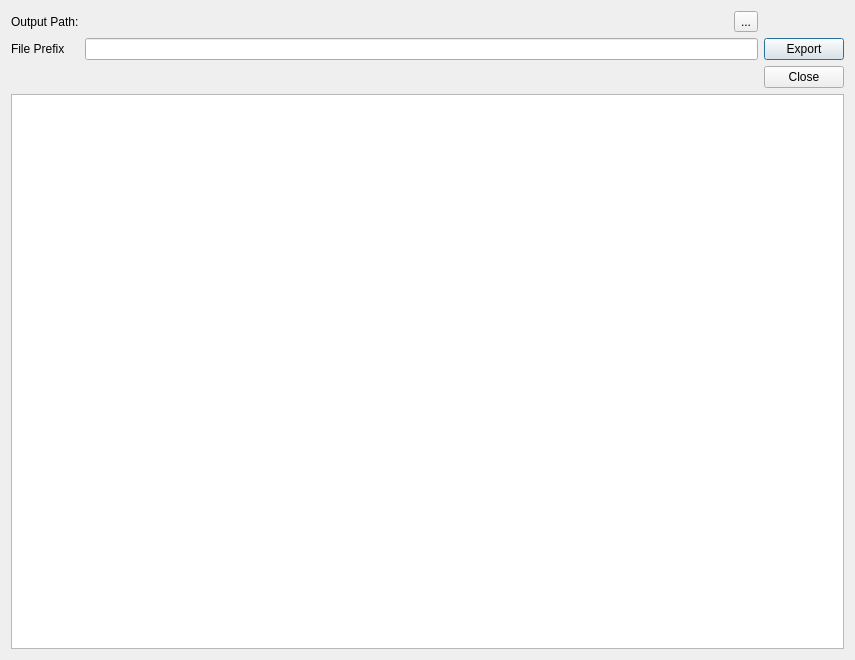
<ui version="4.0" >
 <class>IGarminExport</class>
 <widget class="QDialog" name="IGarminExport" >
  <property name="geometry" >
   <rect>
    <x>0</x>
    <y>0</y>
    <width>855</width>
    <height>660</height>
   </rect>
  </property>
  <property name="windowTitle" >
   <string>Create gmapsupp.img</string>
  </property>
  <layout class="QVBoxLayout" name="verticalLayout" >
   <item>
    <layout class="QGridLayout" name="gridLayout" >
     <item row="0" column="0" >
      <widget class="QLabel" name="label" >
       <property name="text" >
        <string>Output Path:</string>
       </property>
      </widget>
     </item>
     <item row="0" column="1" >
      <layout class="QHBoxLayout" name="horizontalLayout" >
       <item>
        <widget class="QLabel" name="labelPath" >
         <property name="text" >
          <string/>
         </property>
        </widget>
       </item>
       <item>
        <widget class="QToolButton" name="toolPath" >
         <property name="text" >
          <string>...</string>
         </property>
        </widget>
       </item>
      </layout>
     </item>
     <item row="1" column="0" >
      <widget class="QLabel" name="label_3" >
       <property name="text" >
        <string>File Prefix</string>
       </property>
      </widget>
     </item>
     <item row="1" column="1" >
      <widget class="QLineEdit" name="linePrefix" />
     </item>
     <item row="1" column="2" >
      <widget class="QPushButton" name="pushExport" >
       <property name="text" >
        <string>Export</string>
       </property>
      </widget>
     </item>
     <item row="2" column="2" >
      <widget class="QPushButton" name="pushClose" >
       <property name="text" >
        <string>Close</string>
       </property>
      </widget>
     </item>
    </layout>
   </item>
   <item>
    <widget class="QTextBrowser" name="textBrowser" />
   </item>
  </layout>
 </widget>
 <resources/>
 <connections>
  <connection>
   <sender>pushClose</sender>
   <signal>clicked()</signal>
   <receiver>IGarminExport</receiver>
   <slot>close()</slot>
   <hints>
    <hint type="sourcelabel" >
     <x>808</x>
     <y>95</y>
    </hint>
    <hint type="destinationlabel" >
     <x>427</x>
     <y>329</y>
    </hint>
   </hints>
  </connection>
 </connections>
</ui>
